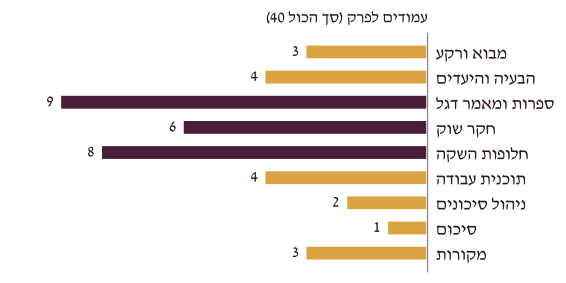

The script that drew this image:
"""Figure: page budget of the report body (booklet page map, table 1.1).

Run from the project root:  python figures/page_budget.py
Output: figures/page_budget.pdf
"""
import matplotlib.pyplot as plt

from aura_style import AURA, apply_style, heb, save

# (chapter, pages) from the booklet's page map; body = 40 pages
BUDGET = [
    ("מבוא ורקע", 3),
    ("הבעיה והיעדים", 4),
    ("ספרות ומאמר דגל", 9),
    ("חקר שוק", 6),
    ("חלופות השקה", 8),
    ("תוכנית עבודה", 4),
    ("ניהול סיכונים", 2),
    ("סיכום", 1),
    ("מקורות", 3),
]
FOCUS = {"ספרות ומאמר דגל", "חקר שוק", "חלופות השקה"}  # > half the body


def main() -> None:
    apply_style()
    labels = [heb(name) for name, _ in BUDGET]
    pages = [p for _, p in BUDGET]
    colors = [AURA["plum"] if name in FOCUS else AURA["gold"] for name, _ in BUDGET]

    fig, ax = plt.subplots(figsize=(5.4, 3.1))
    y = range(len(BUDGET))
    ax.barh(y, pages, color=colors, height=0.62, edgecolor="white", linewidth=2)

    # Right-to-left reading: bars grow to the left, labels on the right
    ax.invert_xaxis()
    ax.invert_yaxis()
    ax.yaxis.tick_right()
    ax.set_yticks(list(y), labels)
    ax.tick_params(axis="y", length=0, pad=6)
    for i, p in enumerate(pages):
        ax.text(p + 0.15, i, str(p), va="center", ha="right",
                color=AURA["ink"], fontsize=12)

    ax.set_xlim(max(pages) + 1.2, 0)
    ax.set_xticks([])
    for side in ("left", "top", "bottom"):
        ax.spines[side].set_visible(False)
    ax.spines["right"].set_visible(True)
    ax.spines["right"].set_color(AURA["muted"])
    ax.set_title(heb("עמודים לפרק (סך הכול 40)"), loc="right",
                 color=AURA["ink"], fontsize=12, pad=8)
    save(fig, "page_budget")


if __name__ == "__main__":
    main()
